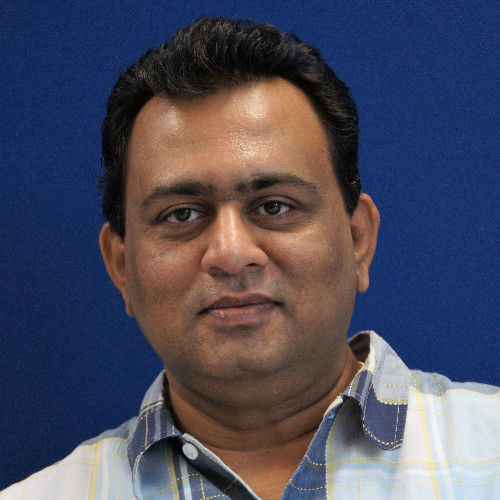
#> input picture vaibhav.jpg, 500 x 500 px
$ python instagram-filters.py   (older library calls are emulated)
#> lines starting #> are read from the running program, lines starting #| are printed output that depends on the picture
# Import modules
import cv2

import numpy as np


imagePath = "vaibhav.jpg"
image = cv2.imread(imagePath)
#> image is the input picture: shape (500, 500, 3); mean B, G, R 94.3, 75.9, 75.5

def pencilSketch(image, arguments=0):
    """
    Converts a given image into a pencil sketch-like representation using
    a combination of grayscale conversion, Gaussian Blur, Laplacian edge
    detection, and thresholding. This function processes a colored image
    to extract its edges and renders these edges in a binary format that
    resembles a pencil sketch.

    :param image: The source image to be converted to a pencil sketch.
    :type image: numpy.ndarray
    :param arguments: Placeholder for additional arguments, default is 0.
    :type arguments: int
    :return: An image that represents the pencil sketch of the source image.
    :rtype: numpy.ndarray
    """
    grayImage=cv2.cvtColor(image,cv2.COLOR_BGR2GRAY)
    gaussianBlurredImage=cv2.GaussianBlur(grayImage,(3,3),0,0)
    laplacianImage=cv2.Laplacian(gaussianBlurredImage,cv2.CV_32F,ksize=3,scale=1,delta=0)
    _,edges=cv2.threshold(laplacianImage,10,255,cv2.THRESH_BINARY_INV)
    pencilSketchImage=np.uint8(edges)
    pencilSketchImage=cv2.merge((pencilSketchImage,pencilSketchImage,pencilSketchImage))

    return pencilSketchImage


def cartoonify(image):
    """
    Converts an input image into a cartoonized version by applying multiple image
    processing techniques including edge detection, smoothing, and color manipulation.

    :param image: The input image that needs to be cartoonified.
                  The image should be in BGR color space and can be represented
                  as a NumPy array.
    :type image: numpy.ndarray
    :return: A cartoon-styled image obtained by blending edge detection results
             with enhanced and smoothed colors from the original image.
    :rtype: numpy.ndarray
    """
    grayImage = cv2.cvtColor(image, cv2.COLOR_BGR2GRAY)
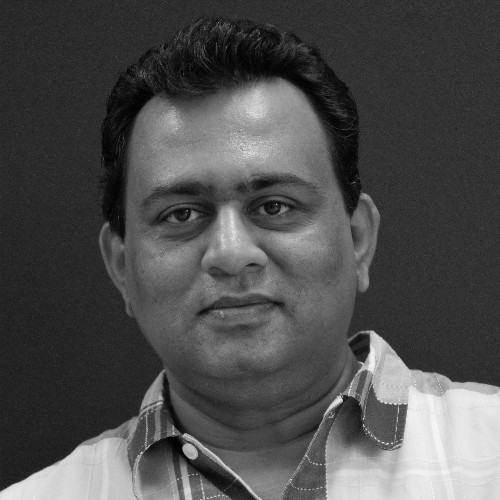
#> grayImage: shape (500, 500); min 0, max 246, mean 77.9
    # gray_blurred = cv2.medianBlur(gray, 7)
    gaussianBlurredImage = cv2.GaussianBlur(grayImage, (3, 3), 0, 0)

    edges = cv2.Laplacian(gaussianBlurredImage, cv2.CV_8U, ksize=5)
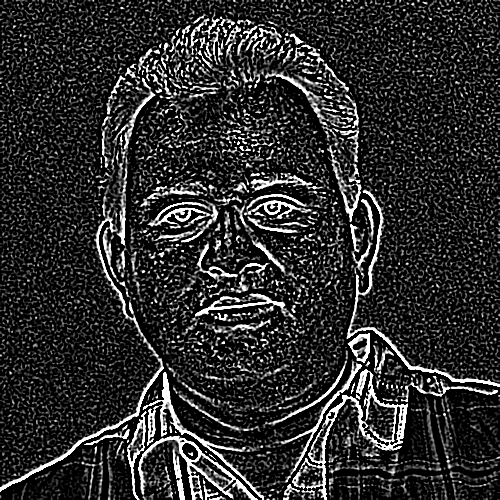
#> edges: shape (500, 500); min 0, max 255, mean 44.8

    _, edges_inv = cv2.threshold(edges, 100, 255, cv2.THRESH_BINARY_INV)
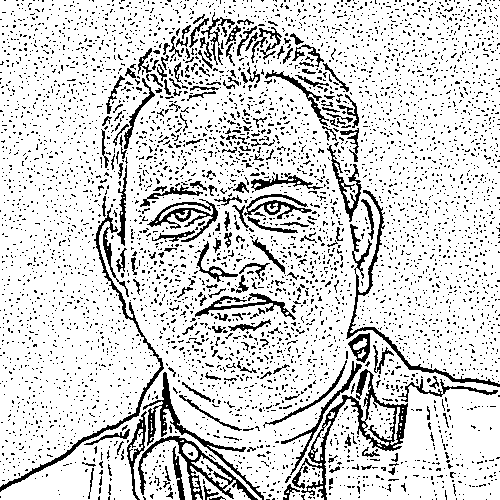
#> edges_inv: shape (500, 500); 83.8% white; black in thin lines or dots

    # reduce noise and smooth the image while keeping the edges sharp
    color_smoothed = cv2.bilateralFilter(image, 9, 300, 300)

    hsv = cv2.cvtColor(color_smoothed, cv2.COLOR_BGR2HSV)
#> hsv: shape (500, 500, 3); mean H, S, V 70.6, 131.8, 111.8

    hsv[:, :, 1] = np.clip(hsv[:, :, 1] * 1.5, 0, 255)
#> hsv: shape (500, 500, 3); mean H, S, V 70.6, 180.1, 111.8

    vibrant_image = cv2.cvtColor(hsv, cv2.COLOR_HSV2BGR)
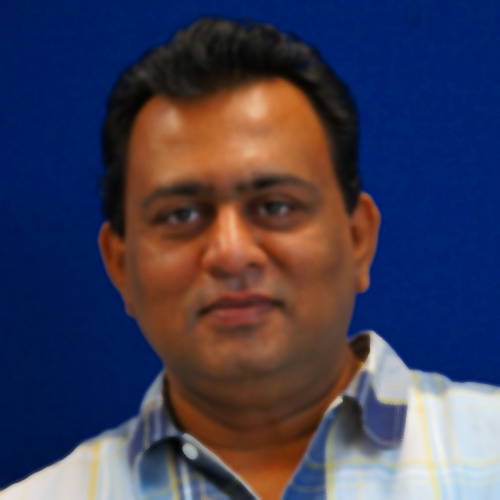
#> vibrant_image: shape (500, 500, 3); mean B, G, R 85.3, 62.1, 64

    cartoonImage = cv2.bitwise_and(vibrant_image, vibrant_image, mask=edges_inv)
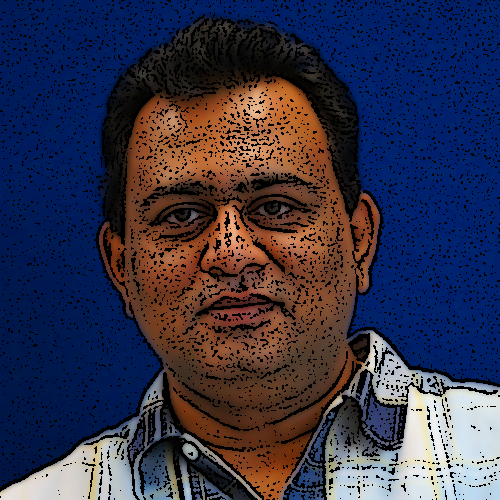
#> cartoonImage: shape (500, 500, 3); mean B, G, R 74, 52.4, 52.6

    return cartoonImage


# Apply cartoonification
cartoon_image = cartoonify(image)

# Apply pencil sketching
pencil_sketch_image = pencilSketch(image)
#> in pencilSketch, `laplacianImage=cv2.Laplacian(gaussianBlurredImage,cv2.CV_32F,ksize=3,s..`:
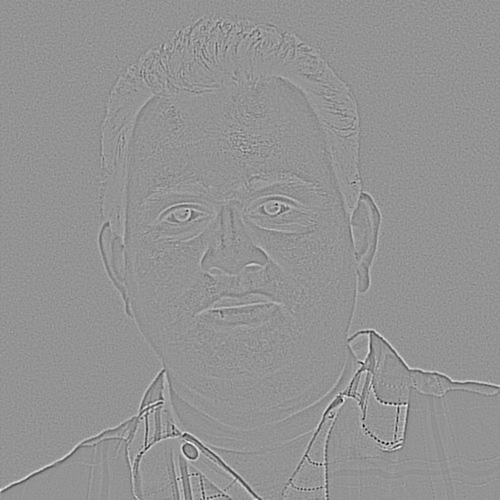
#> laplacianImage: shape (500, 500) float32; min -332, max 242, mean 0; drawn with min black and max white
#> in pencilSketch, `_,edges=cv2.threshold(laplacianImage,10,255,cv2.THRESH_BINARY_INV)`:
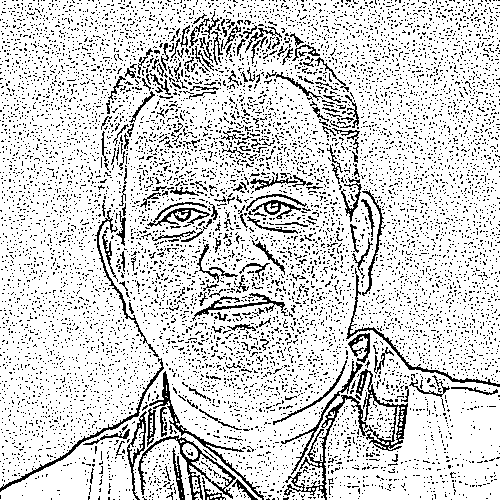
#> edges: shape (500, 500) float32; 83.3% white; black in thin lines or dots
#> in pencilSketch, `pencilSketchImage=np.uint8(edges)`: pencilSketchImage: shape (500, 500); 83.3% white; black in thin lines or dots
#> in pencilSketch, `pencilSketchImage=cv2.merge((pencilSketchImage,pencilSketchImage,penci..`: pencilSketchImage: shape (500, 500, 3); 83.3% white; black in thin lines or dots

# Display results
cv2.imshow("Original Image", image)
cv2.imshow("Cartoonified Image", cartoon_image)
cv2.imshow("Pencil Sketch", pencil_sketch_image)


c = cv2.waitKey(0)
#> (key Esc is pressed here)
cv2.destroyAllWindows()

$ run again, with instgram-filters.png saved as vaibhav.jpg
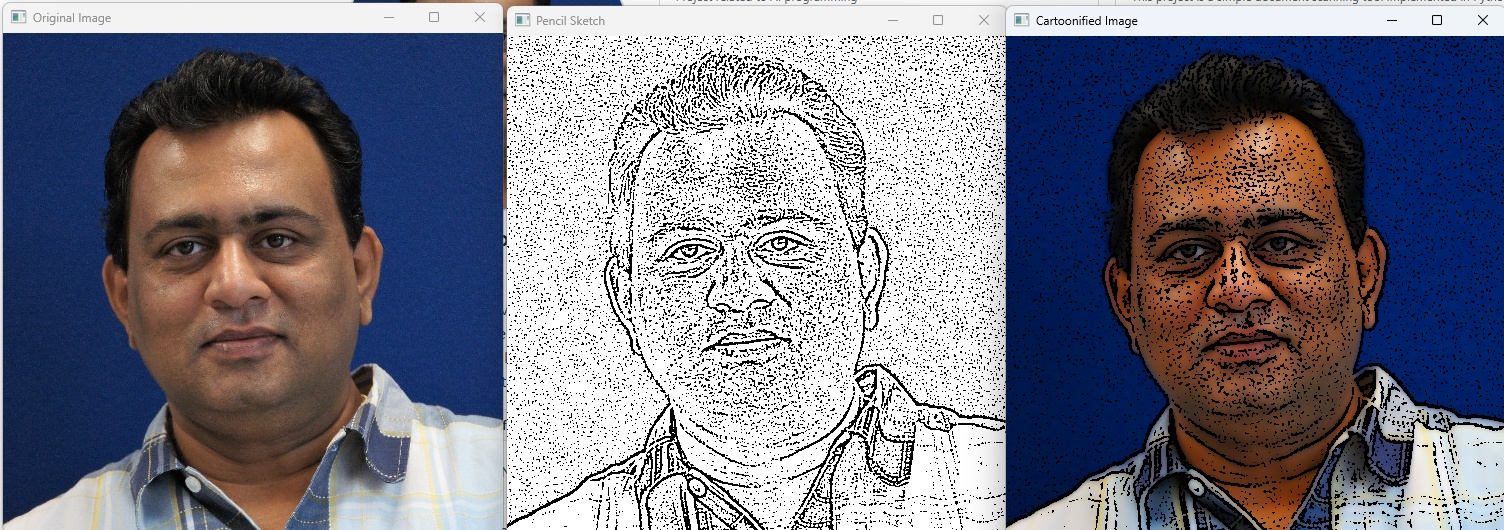
#> input picture instgram-filters.png, 1504 x 530 px
#> image is the input picture: shape (530, 1504, 3); mean B, G, R 133.4, 120.6, 120.8
#> in cartoonify, `_, edges_inv = cv2.threshold(edges, 100, 255, cv2.THRESH_BINARY_INV)`:
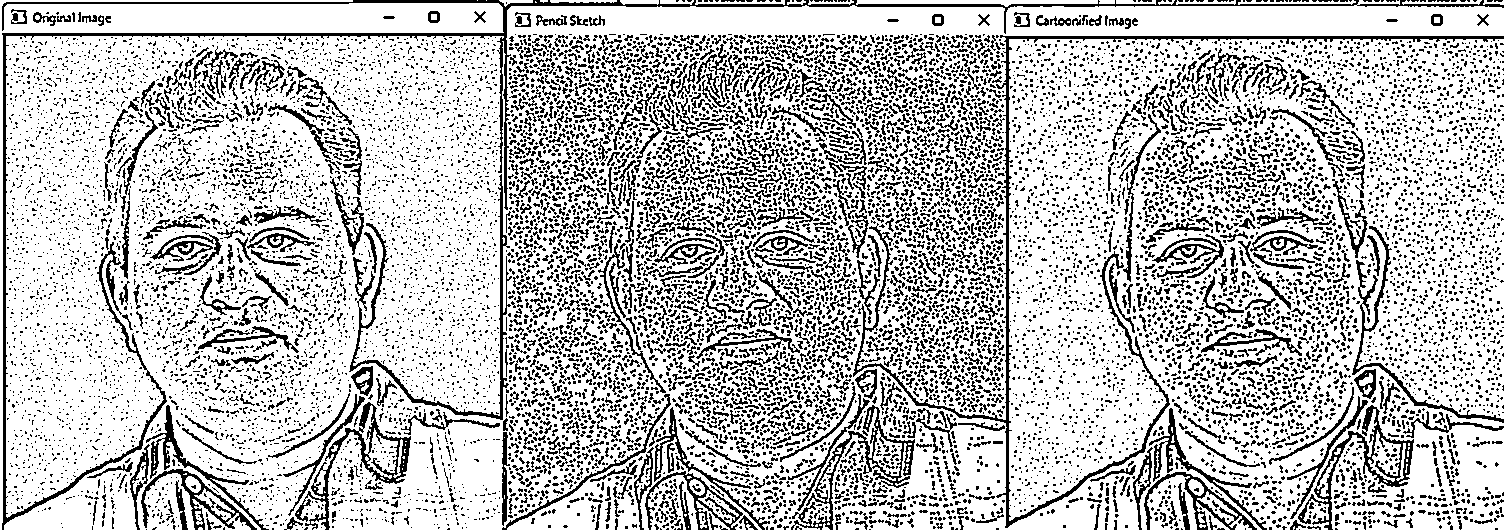
#> edges_inv: shape (530, 1504); 75.2% white; black in thin lines or dots
#> in pencilSketch, `_,edges=cv2.threshold(laplacianImage,10,255,cv2.THRESH_BINARY_INV)`:
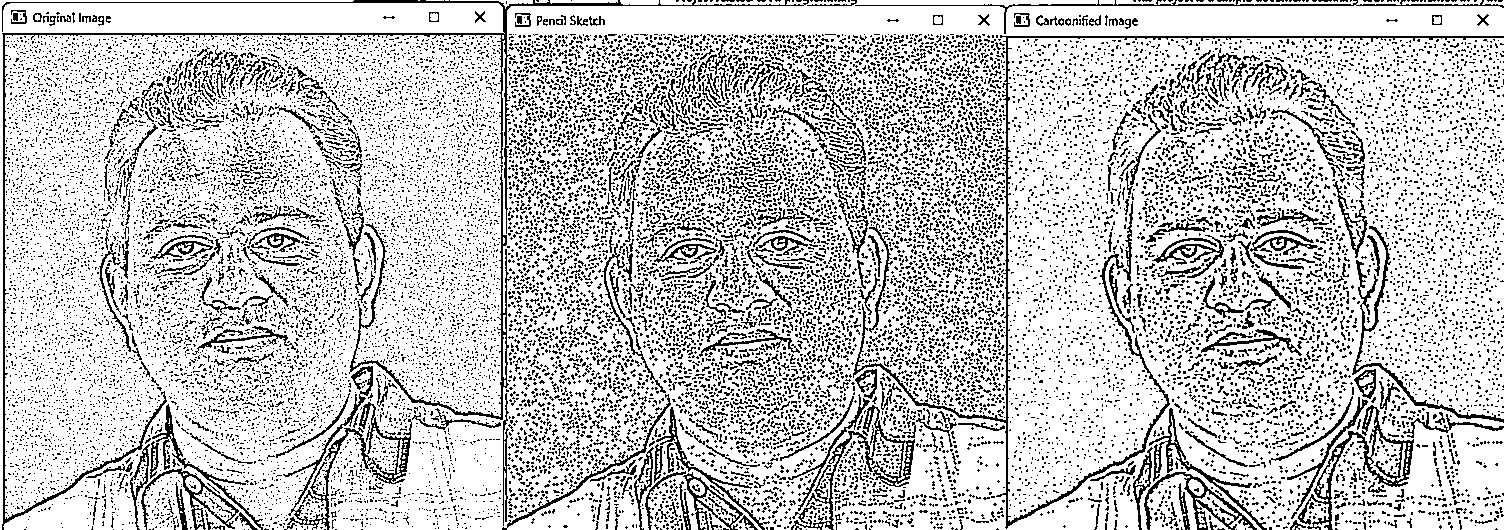
#> edges: shape (530, 1504) float32; 78.2% white; black in thin lines or dots
